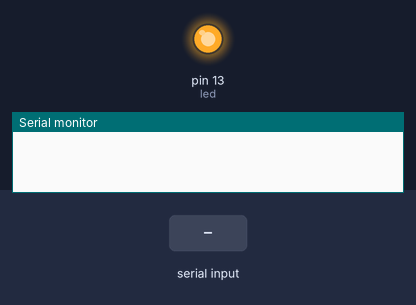
A sketch run on a simulated Arduino Uno, built with avr-gcc and run on an emulated ATmega328P. Parts: output pins drawn as LEDs (lit = HIGH), the last lines printed to the serial monitor. The test bench sets the inputs (shaded band).

Above: at 1.2 s.
1.3 s: "0" received over Serial
At 1.6 s:
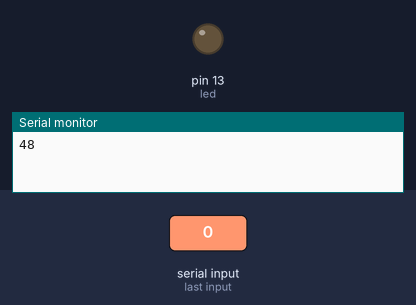
2.8 s: "1" received over Serial
At 4.0 s:
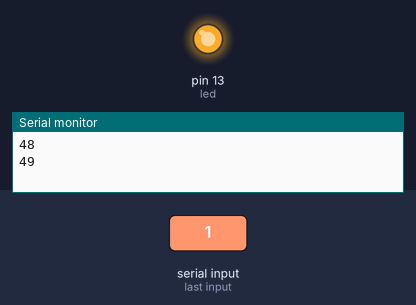
Timing chart, 0 to 5.8 s (numbered marks = the images above; inputs shaded):
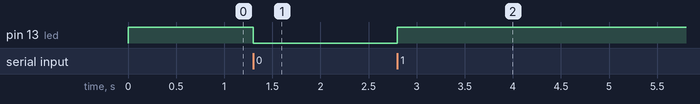

The sketch:

Bluetooth_Module.ino
```cpp
int val;
int led = 13;

void setup()
{
  Serial.begin(9600);
  pinMode(led, OUTPUT);
  digitalWrite(led, HIGH);
}

void loop()
{
  if (Serial.available())
  {
    val = Serial.read();
    Serial.println(val);
    // При символе "1" включаем светодиод
    if (val == '1')
    {
      digitalWrite(led, HIGH);
    }
    // При символе "0" выключаем светодиод
    if ( val == '0')
    {
      digitalWrite(led, LOW);
    }
  }
}
```

Measured:
- after the input at 1.3 s, pin 13 (led): HIGH → LOW at once
- after the input at 2.8 s, pin 13 (led): LOW → HIGH at once
